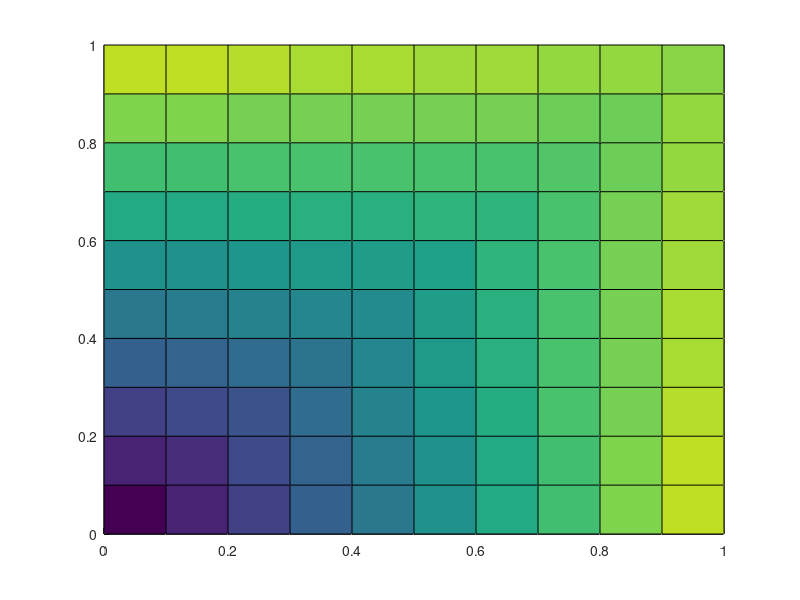

Write the MATLAB code that produced this figure.
[p,q] = meshgrid(0:0.1:1,0:0.1:1);
u = [[2 2];[-1 3];[3 -1];[-4 -4]]
p_u = u(1,1)*p.*q+u(2,1)*p.*(1-q)+u(3,1)*(1-p).*(q)+u(4,1)*(1-p).*(1-q)
q_u = u(1,2)*p.*q+u(2,2)*p.*(1-q)+u(3,2)*(1-p).*(q)+u(4,2)*(1-p).*(1-q)

hold on;
surf(p,q,p_u);
surf(p,q,q_u);
